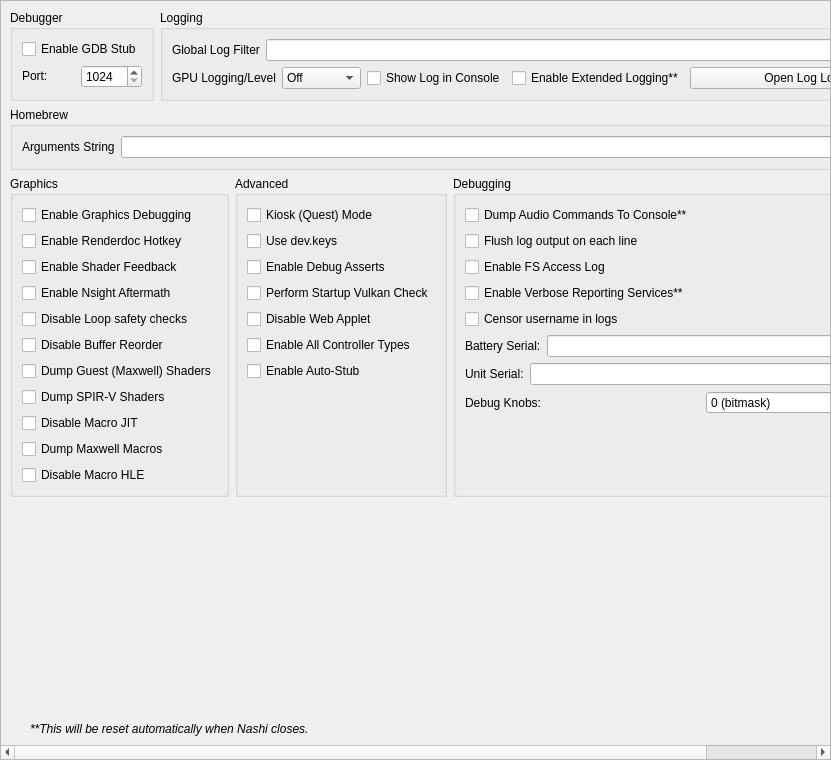
<?xml version="1.0" encoding="UTF-8"?>
<ui version="4.0">
 <class>ConfigureDebug</class>
 <widget class="QScrollArea" name="ConfigureDebug">
  <property name="geometry">
   <rect>
    <x>0</x>
    <y>0</y>
    <width>831</width>
    <height>760</height>
   </rect>
  </property>
  <property name="widgetResizable">
   <bool>true</bool>
  </property>
  <widget class="QWidget" name="widget">
   <property name="geometry">
    <rect>
     <x>0</x>
     <y>0</y>
     <width>829</width>
     <height>758</height>
    </rect>
   </property>
   <layout class="QVBoxLayout" name="verticalLayout_1">
    <item>
     <layout class="QHBoxLayout" name="horizontalLayout">
      <property name="topMargin">
       <number>0</number>
      </property>
      <item>
       <widget class="QGroupBox" name="groupBox">
        <property name="sizePolicy">
         <sizepolicy hsizetype="Preferred" vsizetype="Preferred">
          <horstretch>0</horstretch>
          <verstretch>0</verstretch>
         </sizepolicy>
        </property>
        <property name="title">
         <string>Debugger</string>
        </property>
        <property name="alignment">
         <set>Qt::AlignmentFlag::AlignLeading|Qt::AlignmentFlag::AlignLeft|Qt::AlignmentFlag::AlignTop</set>
        </property>
        <property name="flat">
         <bool>false</bool>
        </property>
        <property name="checkable">
         <bool>false</bool>
        </property>
        <layout class="QVBoxLayout" name="verticalLayout_3">
         <item>
          <widget class="QWidget" name="debug_widget" native="true">
           <property name="sizePolicy">
            <sizepolicy hsizetype="Preferred" vsizetype="Maximum">
             <horstretch>0</horstretch>
             <verstretch>0</verstretch>
            </sizepolicy>
           </property>
           <layout class="QVBoxLayout" name="verticalLayout">
            <property name="sizeConstraint">
             <enum>QLayout::SizeConstraint::SetDefaultConstraint</enum>
            </property>
            <property name="leftMargin">
             <number>0</number>
            </property>
            <property name="topMargin">
             <number>0</number>
            </property>
            <property name="rightMargin">
             <number>0</number>
            </property>
            <property name="bottomMargin">
             <number>0</number>
            </property>
            <item>
             <widget class="QCheckBox" name="toggle_gdbstub">
              <property name="sizePolicy">
               <sizepolicy hsizetype="Maximum" vsizetype="Maximum">
                <horstretch>0</horstretch>
                <verstretch>0</verstretch>
               </sizepolicy>
              </property>
              <property name="text">
               <string>Enable GDB Stub</string>
              </property>
             </widget>
            </item>
            <item>
             <widget class="QWidget" name="horizontalWidget_3" native="true">
              <property name="sizePolicy">
               <sizepolicy hsizetype="Preferred" vsizetype="Maximum">
                <horstretch>0</horstretch>
                <verstretch>0</verstretch>
               </sizepolicy>
              </property>
              <layout class="QHBoxLayout" name="horizontalLayout_3">
               <property name="leftMargin">
                <number>0</number>
               </property>
               <property name="topMargin">
                <number>0</number>
               </property>
               <property name="rightMargin">
                <number>0</number>
               </property>
               <property name="bottomMargin">
                <number>0</number>
               </property>
               <item>
                <widget class="QLabel" name="label_11">
                 <property name="sizePolicy">
                  <sizepolicy hsizetype="Minimum" vsizetype="Maximum">
                   <horstretch>0</horstretch>
                   <verstretch>0</verstretch>
                  </sizepolicy>
                 </property>
                 <property name="text">
                  <string>Port:</string>
                 </property>
                </widget>
               </item>
               <item>
                <widget class="QSpinBox" name="gdbport_spinbox">
                 <property name="sizePolicy">
                  <sizepolicy hsizetype="Preferred" vsizetype="Maximum">
                   <horstretch>0</horstretch>
                   <verstretch>0</verstretch>
                  </sizepolicy>
                 </property>
                 <property name="minimum">
                  <number>1024</number>
                 </property>
                 <property name="maximum">
                  <number>65535</number>
                 </property>
                </widget>
               </item>
              </layout>
             </widget>
            </item>
           </layout>
          </widget>
         </item>
        </layout>
       </widget>
      </item>
      <item>
       <widget class="QGroupBox" name="groupBox_2">
        <property name="sizePolicy">
         <sizepolicy hsizetype="Expanding" vsizetype="Preferred">
          <horstretch>0</horstretch>
          <verstretch>0</verstretch>
         </sizepolicy>
        </property>
        <property name="title">
         <string>Logging</string>
        </property>
        <layout class="QGridLayout" name="gridLayout_1">
         <item row="0" column="0" colspan="4">
          <widget class="QWidget" name="logging_widget" native="true">
           <property name="sizePolicy">
            <sizepolicy hsizetype="Preferred" vsizetype="Maximum">
             <horstretch>0</horstretch>
             <verstretch>0</verstretch>
            </sizepolicy>
           </property>
           <layout class="QHBoxLayout" name="horizontalLayout_1">
            <property name="leftMargin">
             <number>0</number>
            </property>
            <property name="topMargin">
             <number>0</number>
            </property>
            <property name="rightMargin">
             <number>0</number>
            </property>
            <property name="bottomMargin">
             <number>0</number>
            </property>
            <item>
             <widget class="QLabel" name="label_1">
              <property name="sizePolicy">
               <sizepolicy hsizetype="Preferred" vsizetype="Preferred">
                <horstretch>0</horstretch>
                <verstretch>0</verstretch>
               </sizepolicy>
              </property>
              <property name="text">
               <string>Global Log Filter</string>
              </property>
             </widget>
            </item>
            <item>
             <widget class="QLineEdit" name="log_filter_edit"/>
            </item>
           </layout>
          </widget>
         </item>
         <item row="1" column="0">
          <widget class="QWidget" name="gpu_log_level_widget" native="true">
           <property name="sizePolicy">
            <sizepolicy hsizetype="Preferred" vsizetype="Maximum">
             <horstretch>0</horstretch>
             <verstretch>0</verstretch>
            </sizepolicy>
           </property>
           <layout class="QHBoxLayout" name="gpu_log_level_layout">
            <property name="leftMargin">
             <number>0</number>
            </property>
            <property name="topMargin">
             <number>0</number>
            </property>
            <property name="rightMargin">
             <number>0</number>
            </property>
            <property name="bottomMargin">
             <number>0</number>
            </property>
            <item>
             <widget class="QLabel" name="gpu_log_level_label">
              <property name="text">
               <string>GPU Logging/Level</string>
              </property>
             </widget>
            </item>
            <item>
             <widget class="QComboBox" name="gpu_log_level">
              <property name="toolTip">
               <string>Detail level for GPU logs. Off disables logging entirely.</string>
              </property>
              <item>
               <property name="text">
                <string>Off</string>
               </property>
              </item>
              <item>
               <property name="text">
                <string>Errors</string>
               </property>
              </item>
              <item>
               <property name="text">
                <string>Standard</string>
               </property>
              </item>
              <item>
               <property name="text">
                <string>Verbose</string>
               </property>
              </item>
              <item>
               <property name="text">
                <string>All</string>
               </property>
              </item>
             </widget>
            </item>
           </layout>
          </widget>
         </item>
         <item row="1" column="1">
          <widget class="QCheckBox" name="toggle_console">
           <property name="text">
            <string>Show Log in Console</string>
           </property>
          </widget>
         </item>
         <item row="1" column="2">
          <widget class="QCheckBox" name="extended_logging">
           <property name="enabled">
            <bool>true</bool>
           </property>
           <property name="toolTip">
            <string>When checked, the max size of the log increases from 100 MB to 1 GB</string>
           </property>
           <property name="text">
            <string>Enable Extended Logging**</string>
           </property>
          </widget>
         </item>
         <item row="1" column="3">
          <widget class="QPushButton" name="open_log_button">
           <property name="sizePolicy">
            <sizepolicy hsizetype="Expanding" vsizetype="Maximum">
             <horstretch>1</horstretch>
             <verstretch>0</verstretch>
            </sizepolicy>
           </property>
           <property name="minimumSize">
            <size>
             <width>250</width>
             <height>0</height>
            </size>
           </property>
           <property name="text">
            <string>Open Log Location</string>
           </property>
          </widget>
         </item>
        </layout>
       </widget>
      </item>
     </layout>
    </item>
    <item>
     <widget class="QGroupBox" name="groupBox_3">
      <property name="title">
       <string>Homebrew</string>
      </property>
      <layout class="QVBoxLayout" name="verticalLayout_5">
       <item>
        <layout class="QHBoxLayout" name="horizontalLayout_4">
         <item>
          <widget class="QLabel" name="label_3">
           <property name="text">
            <string>Arguments String</string>
           </property>
          </widget>
         </item>
         <item>
          <widget class="QLineEdit" name="homebrew_args_edit"/>
         </item>
        </layout>
       </item>
      </layout>
     </widget>
    </item>
    <item>
     <layout class="QHBoxLayout" name="horizontalLayout_2">
      <item>
       <widget class="QGroupBox" name="groupBox_4">
        <property name="title">
         <string>Graphics</string>
        </property>
        <layout class="QGridLayout" name="gridLayout_2">
         <item row="4" column="0">
          <widget class="QCheckBox" name="disable_loop_safety_checks">
           <property name="toolTip">
            <string>When checked, it executes shaders without loop logic changes</string>
           </property>
           <property name="text">
            <string>Disable Loop safety checks</string>
           </property>
          </widget>
         </item>
         <item row="9" column="0">
          <widget class="QCheckBox" name="dump_macros">
           <property name="enabled">
            <bool>true</bool>
           </property>
           <property name="toolTip">
            <string>When checked, it will dump all the macro programs of the GPU</string>
           </property>
           <property name="text">
            <string>Dump Maxwell Macros</string>
           </property>
          </widget>
         </item>
         <item row="3" column="0">
          <widget class="QCheckBox" name="enable_nsight_aftermath">
           <property name="toolTip">
            <string>When checked, it enables Nsight Aftermath crash dumps</string>
           </property>
           <property name="text">
            <string>Enable Nsight Aftermath</string>
           </property>
          </widget>
         </item>
         <item row="6" column="0">
          <widget class="QCheckBox" name="dump_guest_shaders">
           <property name="enabled">
            <bool>true</bool>
           </property>
           <property name="toolTip">
            <string>When checked, it will dump original Maxwell guest shader bytecode (the input to the recompiler) as .ash files under DumpDir/shaders/. Useful for inspection with nvdisasm.</string>
           </property>
           <property name="text">
            <string>Dump Guest (Maxwell) Shaders</string>
           </property>
          </widget>
         </item>
         <item row="1" column="0">
          <widget class="QCheckBox" name="enable_renderdoc_hotkey">
           <property name="text">
            <string>Enable Renderdoc Hotkey</string>
           </property>
          </widget>
         </item>
         <item row="8" column="0">
          <widget class="QCheckBox" name="disable_macro_jit">
           <property name="enabled">
            <bool>true</bool>
           </property>
           <property name="toolTip">
            <string>When checked, it disables the macro Just In Time compiler. Enabling this makes games run slower</string>
           </property>
           <property name="text">
            <string>Disable Macro JIT</string>
           </property>
          </widget>
         </item>
         <item row="10" column="0">
          <widget class="QCheckBox" name="disable_macro_hle">
           <property name="enabled">
            <bool>true</bool>
           </property>
           <property name="toolTip">
            <string>When checked, it disables the macro HLE functions. Enabling this makes games run slower</string>
           </property>
           <property name="text">
            <string>Disable Macro HLE</string>
           </property>
          </widget>
         </item>
         <item row="0" column="0">
          <widget class="QCheckBox" name="enable_graphics_debugging">
           <property name="enabled">
            <bool>true</bool>
           </property>
           <property name="toolTip">
            <string>When checked, the graphics API enters a slower debugging mode</string>
           </property>
           <property name="text">
            <string>Enable Graphics Debugging</string>
           </property>
          </widget>
         </item>
         <item row="11" column="0">
          <spacer name="verticalSpacer_5">
           <property name="orientation">
            <enum>Qt::Orientation::Vertical</enum>
           </property>
           <property name="sizeType">
            <enum>QSizePolicy::Policy::Preferred</enum>
           </property>
           <property name="sizeHint" stdset="0">
            <size>
             <width>20</width>
             <height>0</height>
            </size>
           </property>
          </spacer>
         </item>
         <item row="2" column="0">
          <widget class="QCheckBox" name="enable_shader_feedback">
           <property name="toolTip">
            <string>When checked, yuzu will log statistics about the compiled pipeline cache</string>
           </property>
           <property name="text">
            <string>Enable Shader Feedback</string>
           </property>
          </widget>
         </item>
         <item row="5" column="0">
          <widget class="QCheckBox" name="disable_buffer_reorder">
           <property name="toolTip">
            <string>&lt;html&gt;&lt;head/&gt;&lt;body&gt;&lt;p&gt;When checked, disables reordering of mapped memory uploads which allows to associate uploads with specific draws. May reduce performance in some cases.&lt;/p&gt;&lt;/body&gt;&lt;/html&gt;</string>
           </property>
           <property name="text">
            <string>Disable Buffer Reorder</string>
           </property>
          </widget>
         </item>
         <item row="7" column="0">
          <widget class="QCheckBox" name="gpu_log_shader_dumps">
           <property name="toolTip">
            <string>When checked, it will dump the recompiler's output SPIR-V binaries (.spv) under LogDir/shaders/. Inspect via SPIRV-Tools (spirv-dis / spirv-cross / spirv-val) or RenderDoc.</string>
           </property>
           <property name="text">
            <string>Dump SPIR-V Shaders</string>
           </property>
          </widget>
         </item>
        </layout>
       </widget>
      </item>
      <item>
       <widget class="QGroupBox" name="groupBox_6">
        <property name="title">
         <string>Advanced</string>
        </property>
        <layout class="QGridLayout" name="gridLayout_4">
         <item row="3" column="0">
          <widget class="QCheckBox" name="perform_vulkan_check">
           <property name="toolTip">
            <string>Enables yuzu to check for a working Vulkan environment when the program starts up. Disable this if this is causing issues with external programs seeing yuzu.</string>
           </property>
           <property name="text">
            <string>Perform Startup Vulkan Check</string>
           </property>
          </widget>
         </item>
         <item row="4" column="0">
          <widget class="QCheckBox" name="disable_web_applet">
           <property name="text">
            <string>Disable Web Applet</string>
           </property>
          </widget>
         </item>
         <item row="5" column="0">
          <widget class="QCheckBox" name="enable_all_controllers">
           <property name="text">
            <string>Enable All Controller Types</string>
           </property>
          </widget>
         </item>
         <item row="6" column="0">
          <widget class="QCheckBox" name="use_auto_stub">
           <property name="text">
            <string>Enable Auto-Stub</string>
           </property>
          </widget>
         </item>
         <item row="0" column="0">
          <widget class="QCheckBox" name="quest_flag">
           <property name="text">
            <string>Kiosk (Quest) Mode</string>
           </property>
          </widget>
         </item>
         <item row="1" column="0">
          <widget class="QCheckBox" name="use_dev_keys">
           <property name="text">
            <string>Use dev.keys</string>
           </property>
          </widget>
         </item>
         <item row="2" column="0">
          <widget class="QCheckBox" name="use_debug_asserts">
           <property name="text">
            <string>Enable Debug Asserts</string>
           </property>
          </widget>
         </item>
         <item row="7" column="0">
          <spacer name="verticalSpacer_4">
           <property name="orientation">
            <enum>Qt::Orientation::Vertical</enum>
           </property>
           <property name="sizeType">
            <enum>QSizePolicy::Policy::Expanding</enum>
           </property>
           <property name="sizeHint" stdset="0">
            <size>
             <width>20</width>
             <height>0</height>
            </size>
           </property>
          </spacer>
         </item>
        </layout>
       </widget>
      </item>
      <item>
       <widget class="QGroupBox" name="groupBox_5">
        <property name="title">
         <string>Debugging</string>
        </property>
        <layout class="QGridLayout" name="gridLayout_3">
         <item row="6" column="0">
          <widget class="QWidget" name="serial_battery_widget" native="true">
           <property name="sizePolicy">
            <sizepolicy hsizetype="Preferred" vsizetype="Maximum">
             <horstretch>0</horstretch>
             <verstretch>0</verstretch>
            </sizepolicy>
           </property>
           <layout class="QHBoxLayout" name="horizontalLayout_11">
            <property name="leftMargin">
             <number>0</number>
            </property>
            <property name="topMargin">
             <number>0</number>
            </property>
            <property name="rightMargin">
             <number>0</number>
            </property>
            <property name="bottomMargin">
             <number>0</number>
            </property>
            <item>
             <widget class="QLabel" name="label_12">
              <property name="sizePolicy">
               <sizepolicy hsizetype="Preferred" vsizetype="Preferred">
                <horstretch>0</horstretch>
                <verstretch>0</verstretch>
               </sizepolicy>
              </property>
              <property name="text">
               <string>Battery Serial:</string>
              </property>
             </widget>
            </item>
            <item>
             <widget class="QLineEdit" name="serial_battery_edit"/>
            </item>
           </layout>
          </widget>
         </item>
         <item row="8" column="0">
          <widget class="QWidget" name="debug_knobs_widget" native="true">
           <property name="sizePolicy">
            <sizepolicy hsizetype="Preferred" vsizetype="Maximum">
             <horstretch>0</horstretch>
             <verstretch>0</verstretch>
            </sizepolicy>
           </property>
           <layout class="QHBoxLayout" name="horizontalLayout_debug_knobs">
            <property name="leftMargin">
             <number>0</number>
            </property>
            <property name="topMargin">
             <number>0</number>
            </property>
            <property name="rightMargin">
             <number>0</number>
            </property>
            <property name="bottomMargin">
             <number>0</number>
            </property>
            <item>
             <widget class="QLabel" name="label_debug_knobs">
              <property name="sizePolicy">
               <sizepolicy hsizetype="Preferred" vsizetype="Preferred">
                <horstretch>0</horstretch>
                <verstretch>0</verstretch>
               </sizepolicy>
              </property>
              <property name="text">
               <string>Debug Knobs:</string>
              </property>
             </widget>
            </item>
            <item>
             <widget class="QSpinBox" name="debug_knobs_spinbox">
              <property name="minimum">
               <number>0</number>
              </property>
              <property name="maximum">
               <number>65535</number>
              </property>
              <property name="toolTip">
               <string>Bitmask for quick development toggles</string>
              </property>
              <property name="statusTip">
               <string>Set debug knobs (bitmask)</string>
              </property>
              <property name="whatsThis">
               <string>16-bit debug knob set for quick development toggles</string>
              </property>
              <property name="suffix">
               <string> (bitmask)</string>
              </property>
             </widget>
            </item>
           </layout>
          </widget>
         </item>
         <item row="7" column="0">
          <widget class="QWidget" name="serial_board_widget" native="true">
           <property name="sizePolicy">
            <sizepolicy hsizetype="Preferred" vsizetype="Maximum">
             <horstretch>0</horstretch>
             <verstretch>0</verstretch>
            </sizepolicy>
           </property>
           <layout class="QHBoxLayout" name="horizontalLayout_12">
            <property name="leftMargin">
             <number>0</number>
            </property>
            <property name="topMargin">
             <number>0</number>
            </property>
            <property name="rightMargin">
             <number>0</number>
            </property>
            <property name="bottomMargin">
             <number>0</number>
            </property>
            <item>
             <widget class="QLabel" name="label_13">
              <property name="sizePolicy">
               <sizepolicy hsizetype="Preferred" vsizetype="Preferred">
                <horstretch>0</horstretch>
                <verstretch>0</verstretch>
               </sizepolicy>
              </property>
              <property name="text">
               <string>Unit Serial:</string>
              </property>
             </widget>
            </item>
            <item>
             <widget class="QLineEdit" name="serial_board_edit"/>
            </item>
           </layout>
          </widget>
         </item>
         <item row="20" column="0">
          <spacer name="verticalSpacer_3">
           <property name="orientation">
            <enum>Qt::Orientation::Vertical</enum>
           </property>
           <property name="sizeType">
            <enum>QSizePolicy::Policy::Expanding</enum>
           </property>
           <property name="sizeHint" stdset="0">
            <size>
             <width>20</width>
             <height>0</height>
            </size>
           </property>
          </spacer>
         </item>
         <item row="1" column="0">
          <widget class="QCheckBox" name="dump_audio_commands">
           <property name="toolTip">
            <string>Enable this to output the latest generated audio command list to the console. Only affects games using the audio renderer.</string>
           </property>
           <property name="text">
            <string>Dump Audio Commands To Console**</string>
           </property>
          </widget>
         </item>
         <item row="2" column="0">
          <widget class="QCheckBox" name="flush_line">
           <property name="text">
            <string>Flush log output on each line</string>
           </property>
          </widget>
         </item>
         <item row="3" column="0">
          <widget class="QCheckBox" name="fs_access_log">
           <property name="text">
            <string>Enable FS Access Log</string>
           </property>
          </widget>
         </item>
         <item row="4" column="0">
          <widget class="QCheckBox" name="reporting_services">
           <property name="text">
            <string>Enable Verbose Reporting Services**</string>
           </property>
          </widget>
         </item>
         <item row="5" column="0">
          <widget class="QCheckBox" name="censor_username">
           <property name="text">
            <string>Censor username in logs</string>
           </property>
          </widget>
         </item>
        </layout>
       </widget>
      </item>
     </layout>
    </item>
    <item>
     <spacer name="verticalSpacer">
      <property name="orientation">
       <enum>Qt::Orientation::Vertical</enum>
      </property>
      <property name="sizeHint" stdset="0">
       <size>
        <width>20</width>
        <height>0</height>
       </size>
      </property>
     </spacer>
    </item>
    <item>
     <widget class="QLabel" name="label_5">
      <property name="sizePolicy">
       <sizepolicy hsizetype="Expanding" vsizetype="Preferred">
        <horstretch>0</horstretch>
        <verstretch>0</verstretch>
       </sizepolicy>
      </property>
      <property name="font">
       <font>
        <italic>true</italic>
       </font>
      </property>
      <property name="text">
    <string>**This will be reset automatically when Nashi closes.</string>
      </property>
      <property name="indent">
       <number>20</number>
      </property>
     </widget>
    </item>
   </layout>
  </widget>
 </widget>
 <tabstops>
  <tabstop>log_filter_edit</tabstop>
  <tabstop>toggle_console</tabstop>
  <tabstop>extended_logging</tabstop>
  <tabstop>open_log_button</tabstop>
  <tabstop>homebrew_args_edit</tabstop>
  <tabstop>enable_graphics_debugging</tabstop>
  <tabstop>enable_shader_feedback</tabstop>
  <tabstop>enable_nsight_aftermath</tabstop>
  <tabstop>fs_access_log</tabstop>
  <tabstop>reporting_services</tabstop>
  <tabstop>quest_flag</tabstop>
  <tabstop>use_debug_asserts</tabstop>
 </tabstops>
 <resources/>
 <connections/>
</ui>
